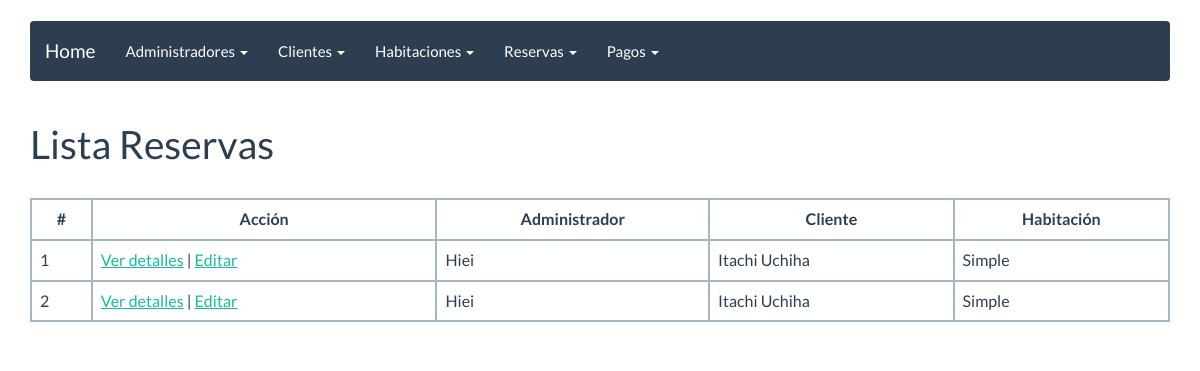
The app's page /listarreserva with its own data.
### reservar/models.py (models this page shows, shortened)
class Reserva(models.Model):
    admin= models.ForeignKey(Admin)
    cliente= models.ForeignKey(Cliente)
    habitacion= models.ForeignKey(Habitacion)
    fecha_in=models.DateField()
    fecha_out=models.DateField()

class Admin(models.Model):
    nombre_completo_admin = models.CharField(max_length=50)
    def __str__(self):
        return self.nombre_completo_admin

class Cliente(models.Model):
    dni_cliente=models.CharField(max_length=8)
    nombre_cliente = models.CharField(max_length=50)
    apellidos_cliente = models.CharField(max_length=50)
    email=models.EmailField()
    def __str__(self):
        return self.nombre_cliente +" "+self.apellidos_cliente

class Habitacion(models.Model):
	estado_choices = (
        ('O', 'Ocupada'),
        ('D', 'Desocupada'),
    )
	nombre_habitacion = models.CharField(max_length=50)
	descripcion=models.CharField(max_length=200)
	capacidad=models.IntegerField()
	precio=models.DecimalField(max_digits=5, decimal_places=2)
	estado = models.CharField(max_length=1,choices=estado_choices,default='D')
	def __str__(self):
		return self.nombre_habitacion

### reservar/views.py (the view)
# urls.py: url(r'^listarreserva', ReservaList.as_view(), name='reserva_listar'),
class ReservaList(ListView):
    model = Reserva
    template_name = "reserva_list.html"

### templates/reserva_list.html (shortened to what this page needs)
{% extends "base.html" %}
{% block content %}
<h1>Lista Reservas</h1><br>
<table class="table table-bordered">
    <tbody>
        {% if object_list %}
        <thead align="center">
            <tr>
                <td><strong>#</strong></td>
                <td><strong>Acción</strong></td>
                <td><strong>Administrador</strong></td>
                <td><strong>Cliente</strong></td>
                <td><strong>Habitación</strong></td>
            </tr>
        </thead>
        {% for reserva in object_list %}
        <tr>
            <td>{{ reserva.id }}</td>
            <td>
                <a href="{% url 'reserva_detail' reserva.id %}">Ver detalles</a> | <a href="{% url 'reserva_editar' reserva.id %}">Editar</a>
            </td>
            <td>{{ reserva.admin }}</td>
            <td>{{ reserva.cliente }} </td>
            <td>{{ reserva.habitacion }}</td>
        </tr>
        {% endfor %}
        {% else %}
        <h1>No hay registros de reservas</h1>
        {% endif %}
    </tbody>
</table>
{% endblock%}

### records on screen
Reserva: id "1", admin "Hiei", cliente "Itachi Uchiha", habitacion "Simple"
Reserva: id "2", admin "Hiei", cliente "Itachi Uchiha", habitacion "Simple"
